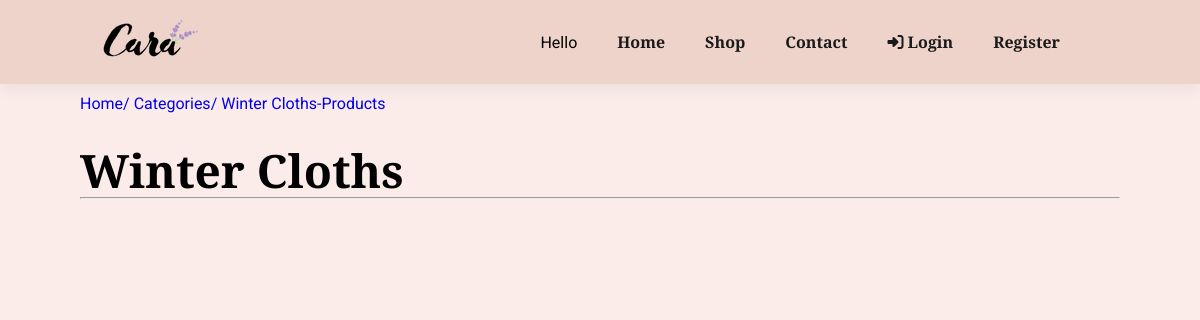
The app's page /categories/winter, older data.
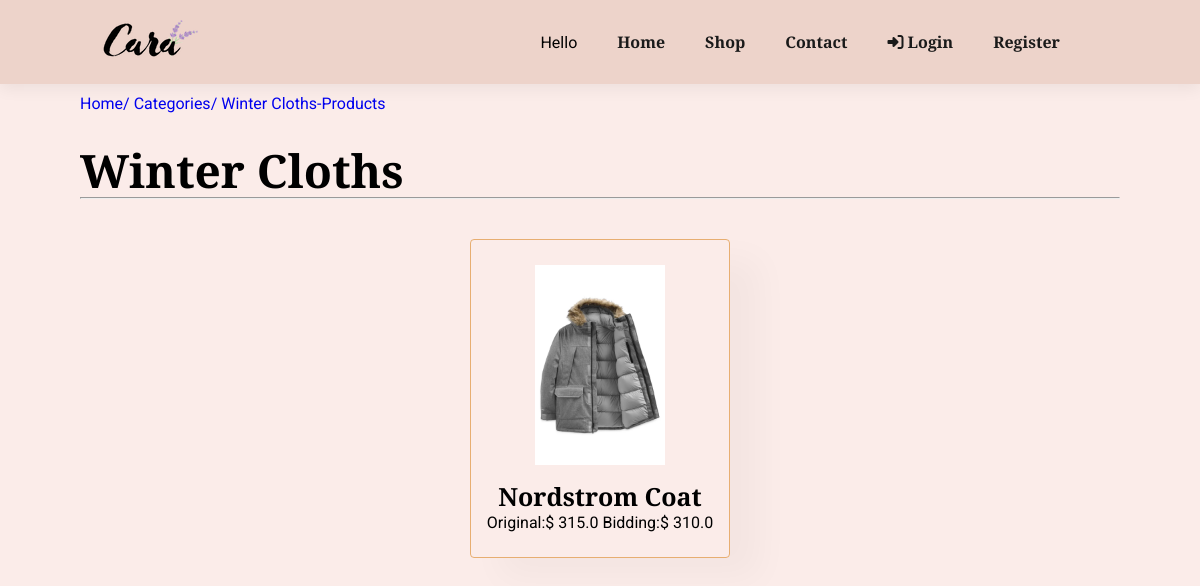
The same page, newer data.
### store/models.py (models this page shows, shortened)
class Product(models.Model):
    category = models.ForeignKey(Category,  on_delete=models.CASCADE)
    slug = models.CharField(max_length=150, null=False, blank=False)
    name = models.CharField(max_length=50, null=False, blank=False)
    author = models.ForeignKey(User, on_delete=models.CASCADE, null=True, blank=True)
    product_image = models.ImageField( upload_to=get_file_path_pro, null=True, blank=True)
    small_description = models.TextField(max_length=250, null=False, blank=False)
    quantity = models.IntegerField(null=False, blank=False)
    original_price = models.FloatField(null=False, blank=False)
    bidding_price = models.FloatField(null=False, blank=False)
    description = models.TextField(max_length=500, null=False, blank=False)
    status = models.BooleanField(default= False, help_text="0=Default, 1=Hidden")
    trending = models.BooleanField(default= False, help_text="0=Default, 1=Hidden")
    tag = models.CharField(max_length=150, null=False, blank=False)
    meta_title = models.CharField(max_length=150, null=False, blank=False)
    meta_keywords= models.CharField(max_length=150, null=False, blank=False)
    meta_description= models.CharField(max_length=500, null=False, blank=False)
    created_at = models.DateTimeField(auto_now_add=True)

### store/views.py (the view)
# urls.py: path('categories/<str:slug>', views.categoriesview, name='categoriesview'),
def categoriesview(request, slug):
    if(Category.objects.filter(slug=slug, status=0)):
        products = Product.objects.filter(category__slug=slug)
        category = Category.objects.filter(slug=slug).first()
        context ={
            'products': products,
            'category': category
        }
        return render(request, "store/products.html", context)
    else:
        messages.warning(request, "No such Category was fouond")
        return redirect("store-collections")

### store/templates/store/products.html
{% extends "store/base.html" %}
{% load static %}
{% block content %}
<div style="margin-top:10px">
    <div style="margin-left:80px;" class="link_nav">
        <a href="{% url 'store-home' %}">Home/</a>
        <a href="{% url 'store-categories'%}">Categories/</a>
        <a href="{% url 'categoriesview' category.slug %}">{{category.name}}-Products</a>
    </div>
</div>
<div class="section-p1">
    <h2>{{category.name}}</h2>
    <hr>
    <div class="cards">
        {% for item in products %}
                <div class="card">
                    <a href="{% url 'productview' category.slug item.slug %}" class="cat_link">
                        <div>
                            <img class="image" src="{{ item.product_image.url }}" alt="product-image">
                        </div>
                        <div>
                            <h4>{{ item.name }}</h4>
                        </div>
                        <div>
                            <span>Original:$ {{item.original_price}}<span>
                            <span>Bidding:$ {{item.bidding_price}}<span>
                        </div>
                    </a>
                </div>
        {% endfor %}
    </div>
</div>
{% endblock content %}

Row changes from the older to the newer data that the page shows:
added Product: product_image (picture), name "Nordstrom Coat", original_price "315.0", bidding_price "310.0"
